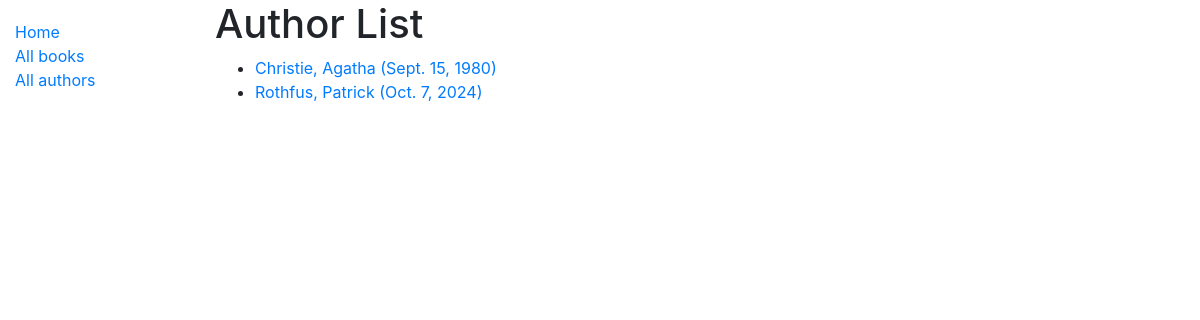
Screenshot of /catalog/authors/ with the database file from the repository.
### catalog/models.py (models this page shows, shortened)
class Author(models.Model):
    first_name = models.CharField(max_length=100)
    last_name = models.CharField(max_length=100)
    date_of_birth = models.DateField(null=True, blank=True)
    date_of_death = models.DateField('Died', null=True, blank=True)
    class Meta:
        ordering = ['last_name', 'first_name']
    def get_absolute_url(self):
        print(self.id)
        return reverse('author-detail', args=[str(self.id)])

### catalog/views.py (the view)
# urls.py: path('authors/', views.AuthorsListView.as_view(), name='authors'),
class AuthorsListView(generic.ListView):
    model = Author
    def get_queryset(self):
        return Author.objects.all()

### catalog/templates/catalog/author_list.html (shortened to what this page needs)
{% extends "base_generic.html" %}
{% block content %}
    <body>
        <h1>Author List</h1>
        {% if author_list %}
            <ul>
                {% for authors in author_list %}
                    <li>
                        <a href="{{ authors.get_absolute_url }}">{{authors.last_name}}, {{authors.first_name}} ({{authors.date_of_birth}})</a>
                    </li>
                {% endfor %}
            </ul>
        {% else %}
            <p>Não tem autores</p>
        {% endif %}
    </body>
{% endblock  %}

### rows the page displays
Author: last_name "Christie", first_name "Agatha", date_of_birth "Sept. 15, 1980"
Author: last_name "Rothfus", first_name "Patrick", date_of_birth "Oct. 7, 2024"
